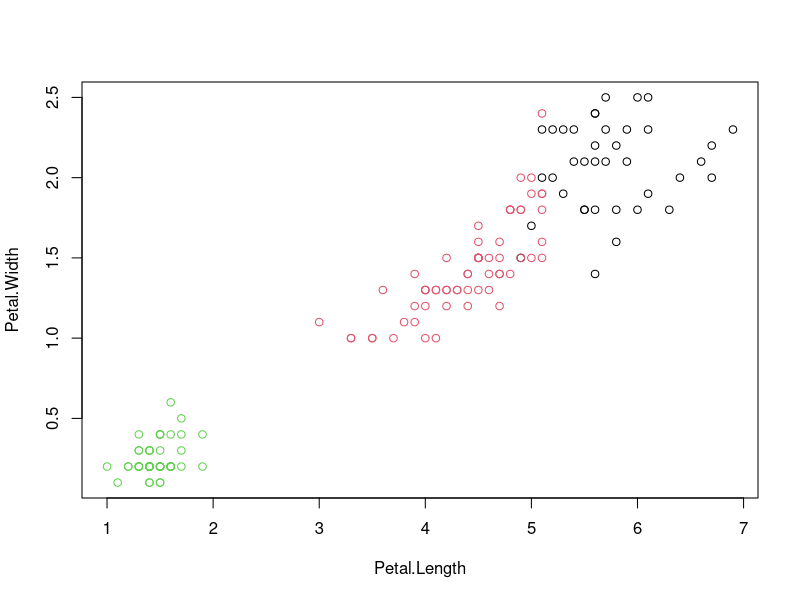
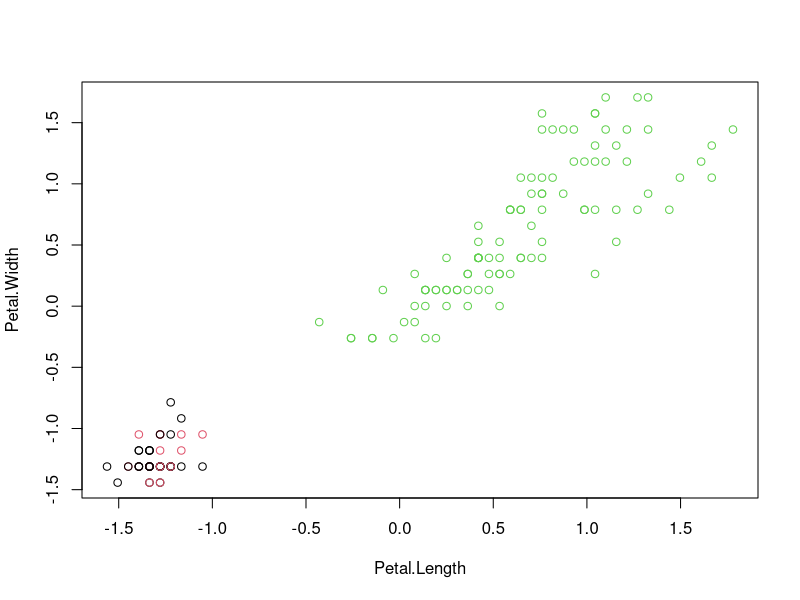
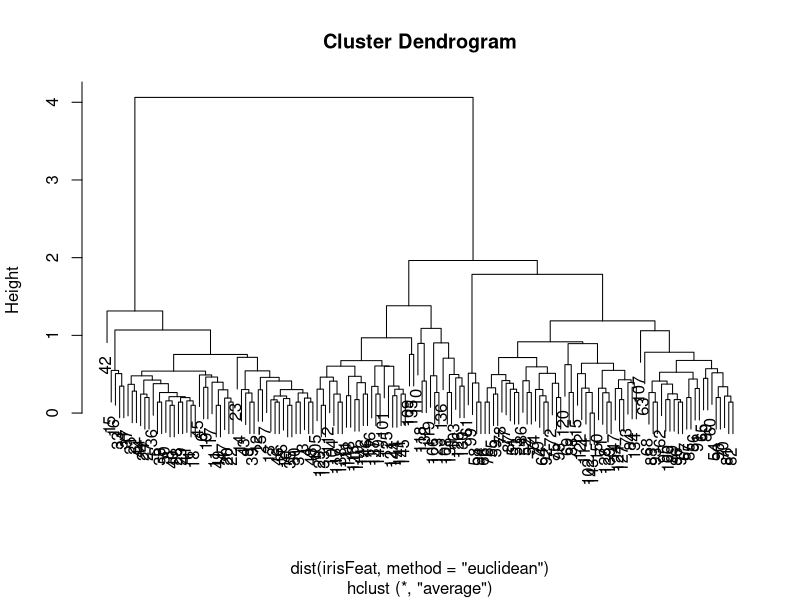
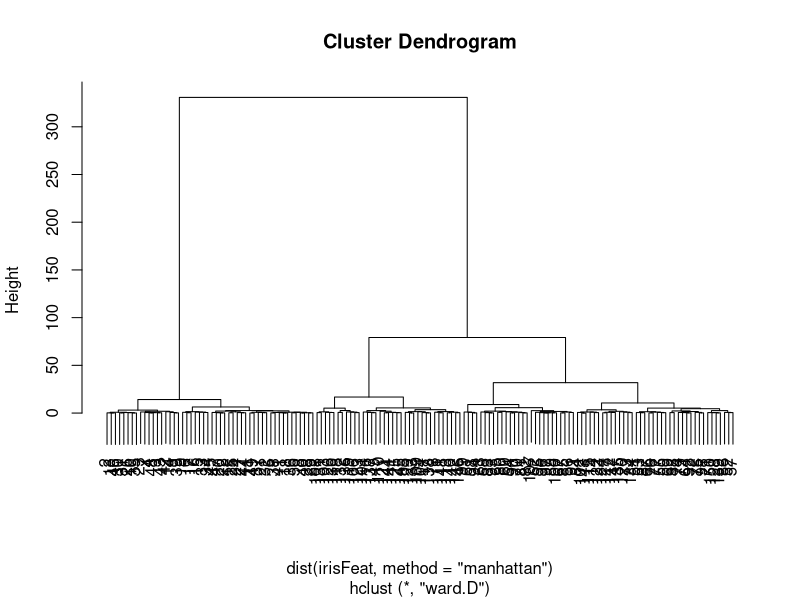

Reproduce these figures in R, in order.
#############################
#Data Mining Practical Session
#Lab 1 Exercise 2
#
#Subject: Clustering with Iris Dataset. 
#K-Means & Heirarchial Clustering
#
#Author: Austin Schwinn
#
#Jan 17, 2017
#############################


#install.packages('rstudioapi')
library(rstudioapi)

#Set working directory
setwd(dirname(rstudioapi::getActiveDocumentContext()$path))

#Load in the data
data("iris")
irisFeat  <- iris[1:4]
irisLabel <- as.matrix(iris[5])

####
#Data Preparation
#Normalize data with z-score transformation
normalize <- function(row) { (row - mean(row))/ sd(row)}
iris_zs   <- data.frame(apply(irisFeat,2,normalize))

####
#K-Means
#Unprocessed Cluster
cl <- kmeans(irisFeat, 3)
print(cl)
plot(irisFeat[3:4], col = cl$cluster)

#Normalizaed Cluster
cl_norm <- kmeans(iris_zs, 3)
print(cl_norm)
plot(iris_zs[3:4], col = cl_norm$cluster)

#The results seem to be less stable with normalized data than
#with non-preprocessed data. This is due to additional noise
#between the distance between the first two feature columns

####
#Heirarchical Clustering
#Using euclidean distance and average for linkage criteria
hc <- hclust(dist(irisFeat, method="euclidean"), "ave")
print(hc)
plot(hc)

#Cluster with ward linkage criteria and manhattan distance
hc2 <- hclust(dist(irisFeat, method="manhattan"), "ward")
plot(hc2)

#Manhattan distance with ward linkage performed better for this
#use case. This H.Clus dendrogram has a clear 3 way split that 
#matches the 3 plant species present in this use case
